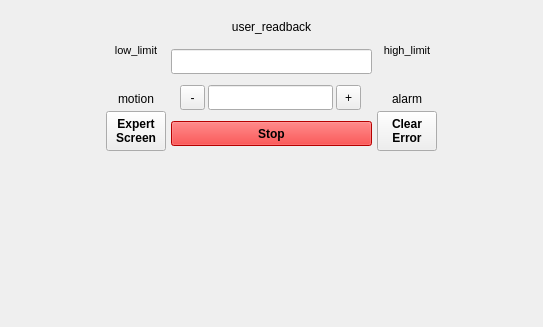
<?xml version="1.0" encoding="UTF-8"?>
<ui version="4.0">
 <class>Form</class>
 <widget class="QWidget" name="Form">
  <property name="geometry">
   <rect>
    <x>0</x>
    <y>0</y>
    <width>543</width>
    <height>327</height>
   </rect>
  </property>
  <property name="sizePolicy">
   <sizepolicy hsizetype="Preferred" vsizetype="Preferred">
    <horstretch>0</horstretch>
    <verstretch>0</verstretch>
   </sizepolicy>
  </property>
  <property name="minimumSize">
   <size>
    <width>0</width>
    <height>0</height>
   </size>
  </property>
  <property name="windowTitle">
   <string>Form</string>
  </property>
  <property name="styleSheet">
   <string notr="true"/>
  </property>
  <layout class="QVBoxLayout" name="verticalLayout_2" stretch="0">
   <property name="spacing">
    <number>10</number>
   </property>
   <property name="leftMargin">
    <number>5</number>
   </property>
   <property name="topMargin">
    <number>5</number>
   </property>
   <property name="rightMargin">
    <number>5</number>
   </property>
   <property name="bottomMargin">
    <number>5</number>
   </property>
   <item alignment="Qt::AlignmentFlag::AlignHCenter">
    <widget class="QFrame" name="motion_frame">
     <property name="sizePolicy">
      <sizepolicy hsizetype="Minimum" vsizetype="Minimum">
       <horstretch>0</horstretch>
       <verstretch>0</verstretch>
      </sizepolicy>
     </property>
     <property name="maximumSize">
      <size>
       <width>16777215</width>
       <height>16777215</height>
      </size>
     </property>
     <property name="baseSize">
      <size>
       <width>100</width>
       <height>100</height>
      </size>
     </property>
     <property name="frameShape">
      <enum>QFrame::Shape::Box</enum>
     </property>
     <property name="lineWidth">
      <number>0</number>
     </property>
     <layout class="QHBoxLayout" name="set_layout" stretch="0,0,0">
      <property name="spacing">
       <number>5</number>
      </property>
      <item>
       <layout class="QVBoxLayout" name="left_side_layout" stretch="0,0,0,1">
        <property name="spacing">
         <number>5</number>
        </property>
        <property name="topMargin">
         <number>0</number>
        </property>
        <property name="rightMargin">
         <number>0</number>
        </property>
        <item>
         <layout class="QVBoxLayout" name="low_limit_layout">
          <property name="topMargin">
           <number>0</number>
          </property>
          <item alignment="Qt::AlignmentFlag::AlignHCenter">
           <widget class="PyDMByteIndicator" name="low_limit_switch" native="true">
            <property name="sizePolicy">
             <sizepolicy hsizetype="Preferred" vsizetype="Preferred">
              <horstretch>0</horstretch>
              <verstretch>0</verstretch>
             </sizepolicy>
            </property>
            <property name="minimumSize">
             <size>
              <width>25</width>
              <height>25</height>
             </size>
            </property>
            <property name="maximumSize">
             <size>
              <width>25</width>
              <height>25</height>
             </size>
            </property>
            <property name="toolTip">
             <string/>
            </property>
            <property name="whatsThis">
             <string>
    Widget for graphical representation of bits from an integer number
    with support for Channels and more from PyDM

    Parameters
    ----------
    parent : QWidget
        The parent widget for the Label
    init_channel : str, optional
        The channel to be used by the widget.
    </string>
            </property>
            <property name="onColor" stdset="0">
             <color>
              <red>255</red>
              <green>150</green>
              <blue>0</blue>
             </color>
            </property>
            <property name="offColor" stdset="0">
             <color>
              <red>50</red>
              <green>50</green>
              <blue>50</blue>
             </color>
            </property>
            <property name="showLabels" stdset="0">
             <bool>false</bool>
            </property>
            <property name="circles" stdset="0">
             <bool>true</bool>
            </property>
           </widget>
          </item>
          <item alignment="Qt::AlignmentFlag::AlignHCenter">
           <widget class="PyDMLabel" name="low_limit">
            <property name="minimumSize">
             <size>
              <width>60</width>
              <height>0</height>
             </size>
            </property>
            <property name="font">
             <font>
              <pointsize>8</pointsize>
             </font>
            </property>
            <property name="toolTip">
             <string/>
            </property>
            <property name="styleSheet">
             <string notr="true">background-color: None; color: None;</string>
            </property>
            <property name="text">
             <string>low_limit</string>
            </property>
            <property name="alignment">
             <set>Qt::AlignmentFlag::AlignCenter</set>
            </property>
            <property name="alarmSensitiveBorder" stdset="0">
             <bool>false</bool>
            </property>
           </widget>
          </item>
         </layout>
        </item>
        <item>
         <layout class="QVBoxLayout" name="moving_indicator_layout">
          <property name="topMargin">
           <number>0</number>
          </property>
          <item alignment="Qt::AlignmentFlag::AlignHCenter">
           <widget class="PyDMByteIndicator" name="moving_indicator" native="true">
            <property name="sizePolicy">
             <sizepolicy hsizetype="Preferred" vsizetype="Preferred">
              <horstretch>0</horstretch>
              <verstretch>0</verstretch>
             </sizepolicy>
            </property>
            <property name="minimumSize">
             <size>
              <width>25</width>
              <height>25</height>
             </size>
            </property>
            <property name="maximumSize">
             <size>
              <width>25</width>
              <height>25</height>
             </size>
            </property>
            <property name="toolTip">
             <string/>
            </property>
            <property name="whatsThis">
             <string>
    Widget for graphical representation of bits from an integer number
    with support for Channels and more from PyDM

    Parameters
    ----------
    parent : QWidget
        The parent widget for the Label
    init_channel : str, optional
        The channel to be used by the widget.
    </string>
            </property>
            <property name="alarmSensitiveContent" stdset="0">
             <bool>false</bool>
            </property>
            <property name="alarmSensitiveBorder" stdset="0">
             <bool>false</bool>
            </property>
            <property name="onColor" stdset="0">
             <color>
              <red>20</red>
              <green>100</green>
              <blue>239</blue>
             </color>
            </property>
            <property name="offColor" stdset="0">
             <color>
              <red>60</red>
              <green>60</green>
              <blue>60</blue>
             </color>
            </property>
            <property name="showLabels" stdset="0">
             <bool>false</bool>
            </property>
            <property name="circles" stdset="0">
             <bool>true</bool>
            </property>
           </widget>
          </item>
          <item alignment="Qt::AlignmentFlag::AlignHCenter">
           <widget class="QLabel" name="moving_indicator_label">
            <property name="minimumSize">
             <size>
              <width>60</width>
              <height>0</height>
             </size>
            </property>
            <property name="text">
             <string>motion</string>
            </property>
            <property name="alignment">
             <set>Qt::AlignmentFlag::AlignCenter</set>
            </property>
            <property name="wordWrap">
             <bool>true</bool>
            </property>
           </widget>
          </item>
         </layout>
        </item>
        <item alignment="Qt::AlignmentFlag::AlignHCenter">
         <widget class="TyphosRelatedSuiteButton" name="expert_button">
          <property name="minimumSize">
           <size>
            <width>60</width>
            <height>40</height>
           </size>
          </property>
          <property name="maximumSize">
           <size>
            <width>60</width>
            <height>40</height>
           </size>
          </property>
          <property name="font">
           <font>
            <bold>true</bold>
           </font>
          </property>
          <property name="toolTip">
           <string/>
          </property>
          <property name="styleSheet">
           <string notr="true"/>
          </property>
          <property name="text">
           <string>Expert
Screen</string>
          </property>
         </widget>
        </item>
        <item>
         <spacer name="verticalSpacer">
          <property name="orientation">
           <enum>Qt::Orientation::Vertical</enum>
          </property>
          <property name="sizeHint" stdset="0">
           <size>
            <width>20</width>
            <height>40</height>
           </size>
          </property>
         </spacer>
        </item>
       </layout>
      </item>
      <item>
       <layout class="QVBoxLayout" name="value_layout" stretch="1,0,0,0,0,0,0,0">
        <property name="spacing">
         <number>10</number>
        </property>
        <item>
         <widget class="PyDMLabel" name="user_readback">
          <property name="sizePolicy">
           <sizepolicy hsizetype="Fixed" vsizetype="Fixed">
            <horstretch>0</horstretch>
            <verstretch>0</verstretch>
           </sizepolicy>
          </property>
          <property name="minimumSize">
           <size>
            <width>201</width>
            <height>25</height>
           </size>
          </property>
          <property name="maximumSize">
           <size>
            <width>201</width>
            <height>16777215</height>
           </size>
          </property>
          <property name="toolTip">
           <string/>
          </property>
          <property name="whatsThis">
           <string/>
          </property>
          <property name="styleSheet">
           <string notr="true"/>
          </property>
          <property name="text">
           <string>user_readback</string>
          </property>
          <property name="alignment">
           <set>Qt::AlignmentFlag::AlignCenter</set>
          </property>
          <property name="showUnits" stdset="0">
           <bool>true</bool>
          </property>
          <property name="alarmSensitiveBorder" stdset="0">
           <bool>false</bool>
          </property>
         </widget>
        </item>
        <item alignment="Qt::AlignmentFlag::AlignHCenter">
         <widget class="PyDMLineEdit" name="user_setpoint">
          <property name="sizePolicy">
           <sizepolicy hsizetype="Fixed" vsizetype="Fixed">
            <horstretch>0</horstretch>
            <verstretch>0</verstretch>
           </sizepolicy>
          </property>
          <property name="minimumSize">
           <size>
            <width>201</width>
            <height>25</height>
           </size>
          </property>
          <property name="maximumSize">
           <size>
            <width>201</width>
            <height>16777215</height>
           </size>
          </property>
          <property name="toolTip">
           <string/>
          </property>
          <property name="alignment">
           <set>Qt::AlignmentFlag::AlignCenter</set>
          </property>
          <property name="alarmSensitiveBorder" stdset="0">
           <bool>false</bool>
          </property>
         </widget>
        </item>
        <item>
         <layout class="QVBoxLayout" name="setpoint_layout">
          <property name="spacing">
           <number>0</number>
          </property>
         </layout>
        </item>
        <item>
         <widget class="QWidget" name="tweak_widget" native="true">
          <layout class="QHBoxLayout" name="tweak_layout" stretch="0,1,0">
           <property name="spacing">
            <number>3</number>
           </property>
           <property name="topMargin">
            <number>1</number>
           </property>
           <property name="bottomMargin">
            <number>1</number>
           </property>
           <item>
            <widget class="QToolButton" name="tweak_negative">
             <property name="minimumSize">
              <size>
               <width>25</width>
               <height>25</height>
              </size>
             </property>
             <property name="text">
              <string>-</string>
             </property>
            </widget>
           </item>
           <item>
            <widget class="QLineEdit" name="tweak_value">
             <property name="sizePolicy">
              <sizepolicy hsizetype="Fixed" vsizetype="Fixed">
               <horstretch>0</horstretch>
               <verstretch>0</verstretch>
              </sizepolicy>
             </property>
             <property name="minimumSize">
              <size>
               <width>125</width>
               <height>25</height>
              </size>
             </property>
             <property name="maximumSize">
              <size>
               <width>125</width>
               <height>25</height>
              </size>
             </property>
             <property name="alignment">
              <set>Qt::AlignmentFlag::AlignCenter</set>
             </property>
            </widget>
           </item>
           <item>
            <widget class="QToolButton" name="tweak_positive">
             <property name="minimumSize">
              <size>
               <width>25</width>
               <height>25</height>
              </size>
             </property>
             <property name="text">
              <string>+</string>
             </property>
            </widget>
           </item>
          </layout>
         </widget>
        </item>
        <item>
         <widget class="QPushButton" name="stop_button">
          <property name="sizePolicy">
           <sizepolicy hsizetype="Expanding" vsizetype="Preferred">
            <horstretch>0</horstretch>
            <verstretch>0</verstretch>
           </sizepolicy>
          </property>
          <property name="minimumSize">
           <size>
            <width>175</width>
            <height>25</height>
           </size>
          </property>
          <property name="font">
           <font>
            <bold>true</bold>
           </font>
          </property>
          <property name="styleSheet">
           <string notr="true">padding: 2px; margin: 0px; background-color: red</string>
          </property>
          <property name="text">
           <string>Stop</string>
          </property>
          <property name="autoDefault">
           <bool>false</bool>
          </property>
          <property name="default">
           <bool>false</bool>
          </property>
          <property name="flat">
           <bool>false</bool>
          </property>
         </widget>
        </item>
        <item>
         <widget class="PyDMLabel" name="error_label">
          <property name="sizePolicy">
           <sizepolicy hsizetype="Expanding" vsizetype="Preferred">
            <horstretch>0</horstretch>
            <verstretch>0</verstretch>
           </sizepolicy>
          </property>
          <property name="toolTip">
           <string/>
          </property>
          <property name="text">
           <string/>
          </property>
          <property name="wordWrap">
           <bool>true</bool>
          </property>
          <property name="alarmSensitiveBorder" stdset="0">
           <bool>false</bool>
          </property>
         </widget>
        </item>
        <item>
         <widget class="QLabel" name="status_label">
          <property name="sizePolicy">
           <sizepolicy hsizetype="Expanding" vsizetype="Preferred">
            <horstretch>0</horstretch>
            <verstretch>0</verstretch>
           </sizepolicy>
          </property>
          <property name="text">
           <string/>
          </property>
          <property name="wordWrap">
           <bool>true</bool>
          </property>
         </widget>
        </item>
        <item>
         <spacer name="verticalSpacer_2">
          <property name="orientation">
           <enum>Qt::Orientation::Vertical</enum>
          </property>
          <property name="sizeHint" stdset="0">
           <size>
            <width>20</width>
            <height>40</height>
           </size>
          </property>
         </spacer>
        </item>
       </layout>
      </item>
      <item>
       <layout class="QVBoxLayout" name="right_side_layout" stretch="0,0,0,1">
        <property name="spacing">
         <number>5</number>
        </property>
        <property name="rightMargin">
         <number>0</number>
        </property>
        <item>
         <layout class="QVBoxLayout" name="high_limit_layout">
          <property name="topMargin">
           <number>0</number>
          </property>
          <item alignment="Qt::AlignmentFlag::AlignHCenter">
           <widget class="PyDMByteIndicator" name="high_limit_switch" native="true">
            <property name="minimumSize">
             <size>
              <width>25</width>
              <height>25</height>
             </size>
            </property>
            <property name="maximumSize">
             <size>
              <width>25</width>
              <height>25</height>
             </size>
            </property>
            <property name="toolTip">
             <string/>
            </property>
            <property name="whatsThis">
             <string>
    Widget for graphical representation of bits from an integer number
    with support for Channels and more from PyDM

    Parameters
    ----------
    parent : QWidget
        The parent widget for the Label
    init_channel : str, optional
        The channel to be used by the widget.
    </string>
            </property>
            <property name="styleSheet">
             <string notr="true">margin: 0px;</string>
            </property>
            <property name="onColor" stdset="0">
             <color>
              <red>255</red>
              <green>150</green>
              <blue>0</blue>
             </color>
            </property>
            <property name="offColor" stdset="0">
             <color>
              <red>50</red>
              <green>50</green>
              <blue>50</blue>
             </color>
            </property>
            <property name="showLabels" stdset="0">
             <bool>false</bool>
            </property>
            <property name="circles" stdset="0">
             <bool>true</bool>
            </property>
            <property name="shift" stdset="0">
             <number>0</number>
            </property>
           </widget>
          </item>
          <item>
           <widget class="PyDMLabel" name="high_limit">
            <property name="minimumSize">
             <size>
              <width>60</width>
              <height>0</height>
             </size>
            </property>
            <property name="font">
             <font>
              <pointsize>8</pointsize>
             </font>
            </property>
            <property name="toolTip">
             <string/>
            </property>
            <property name="styleSheet">
             <string notr="true">background-color: None; color: None;</string>
            </property>
            <property name="text">
             <string>high_limit</string>
            </property>
            <property name="alignment">
             <set>Qt::AlignmentFlag::AlignCenter</set>
            </property>
            <property name="alarmSensitiveBorder" stdset="0">
             <bool>false</bool>
            </property>
           </widget>
          </item>
         </layout>
        </item>
        <item>
         <layout class="QVBoxLayout" name="alarm_layout">
          <property name="topMargin">
           <number>0</number>
          </property>
          <item alignment="Qt::AlignmentFlag::AlignHCenter">
           <widget class="TyphosAlarmCircle" name="alarm_circle" native="true">
            <property name="minimumSize">
             <size>
              <width>25</width>
              <height>25</height>
             </size>
            </property>
            <property name="maximumSize">
             <size>
              <width>25</width>
              <height>25</height>
             </size>
            </property>
            <property name="toolTip">
             <string/>
            </property>
            <property name="penWidth" stdset="0">
             <double>1.000000000000000</double>
            </property>
           </widget>
          </item>
          <item alignment="Qt::AlignmentFlag::AlignHCenter">
           <widget class="QLabel" name="alarm_label">
            <property name="minimumSize">
             <size>
              <width>60</width>
              <height>0</height>
             </size>
            </property>
            <property name="text">
             <string>alarm</string>
            </property>
            <property name="alignment">
             <set>Qt::AlignmentFlag::AlignCenter</set>
            </property>
            <property name="wordWrap">
             <bool>true</bool>
            </property>
           </widget>
          </item>
         </layout>
        </item>
        <item alignment="Qt::AlignmentFlag::AlignHCenter">
         <widget class="QPushButton" name="clear_error_button">
          <property name="minimumSize">
           <size>
            <width>60</width>
            <height>40</height>
           </size>
          </property>
          <property name="maximumSize">
           <size>
            <width>60</width>
            <height>40</height>
           </size>
          </property>
          <property name="font">
           <font>
            <bold>true</bold>
           </font>
          </property>
          <property name="toolTip">
           <string/>
          </property>
          <property name="styleSheet">
           <string notr="true"/>
          </property>
          <property name="text">
           <string>Clear
Error</string>
          </property>
         </widget>
        </item>
        <item>
         <spacer name="verticalSpacer_4">
          <property name="orientation">
           <enum>Qt::Orientation::Vertical</enum>
          </property>
          <property name="sizeHint" stdset="0">
           <size>
            <width>40</width>
            <height>20</height>
           </size>
          </property>
         </spacer>
        </item>
       </layout>
      </item>
     </layout>
    </widget>
   </item>
  </layout>
 </widget>
 <customwidgets>
  <customwidget>
   <class>PyDMLabel</class>
   <extends>QLabel</extends>
   <header>pydm.widgets.label</header>
  </customwidget>
  <customwidget>
   <class>PyDMByteIndicator</class>
   <extends>QWidget</extends>
   <header>pydm.widgets.byte</header>
  </customwidget>
  <customwidget>
   <class>PyDMLineEdit</class>
   <extends>QLineEdit</extends>
   <header>pydm.widgets.line_edit</header>
  </customwidget>
  <customwidget>
   <class>TyphosAlarmCircle</class>
   <extends>QWidget</extends>
   <header>typhos.alarm</header>
  </customwidget>
  <customwidget>
   <class>TyphosRelatedSuiteButton</class>
   <extends>QPushButton</extends>
   <header>typhos.related_display</header>
  </customwidget>
 </customwidgets>
 <resources/>
 <connections/>
</ui>
